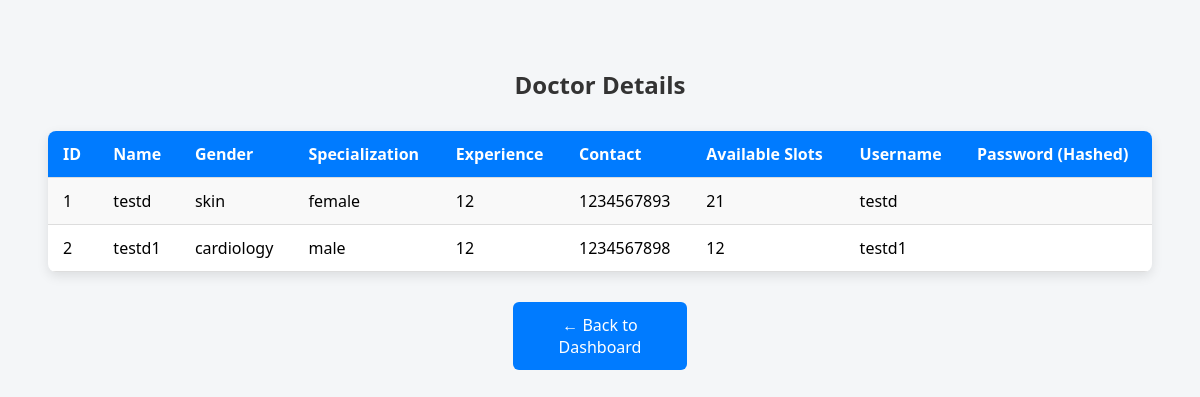
/admin/view_doctors (signed in), run on the app's committed database.
### tables this page shows
CREATE TABLE doctor_logins (
            doctor_id INTEGER PRIMARY KEY,
            username TEXT UNIQUE NOT NULL,
            password TEXT NOT NULL,
            FOREIGN KEY (doctor_id) REFERENCES doctors(id));

CREATE TABLE doctors (
            id INTEGER PRIMARY KEY AUTOINCREMENT,
            name TEXT NOT NULL,
            specialization TEXT NOT NULL,
            gender TEXT NOT NULL,
            experience INTEGER NOT NULL,
            contact TEXT,
            available_slots INTEGER NOT NULL);

### app.py (the view)
@app.route('/admin/view_doctors')
def view_doctors():
    if 'admin' in session:
        conn = get_db()
        cursor = conn.cursor()
        cursor.execute("""
            SELECT d.*, l.username FROM doctors d
            JOIN doctor_logins l ON d.id = l.doctor_id
        """)
        doctors = cursor.fetchall()
        conn.close()
        return render_template('view_doctors.html', doctors=doctors)
    flash("Unauthorized access. Please login to view.")
    return redirect('/login')

### db.py (called while the page is built)
def get_db():
    conn = sqlite3.connect(DATABASE)
    conn.row_factory = sqlite3.Row
    return conn

### templates/view_doctors.html (shortened to what this page needs)
<!DOCTYPE html>
<html lang="en">
<head>
</head>
<body>
    <h2>Doctor Details</h2>
    <table>
        <tr>
            <th>ID</th>
            <th>Name</th>
            <th>Gender</th>
            <th>Specialization</th>
            <th>Experience</th>
            <th>Contact</th>
            <th>Available Slots</th>
            <th>Username</th>
            <th>Password (Hashed)</th>
        </tr>
        {% for doc in doctors %}
        <tr>
            <td>{{ doc[0] }}</td>
            <td>{{ doc[1] }}</td>
            <td>{{ doc[2] }}</td>
            <td>{{ doc[3] }}</td>
            <td>{{ doc[4] }}</td>
            <td>{{ doc[5] }}</td>
            <td>{{ doc[6] }}</td>
            <td>{{ doc[7] }}</td>
            <td>{{ doc[8] }}</td>
        </tr>
        {% endfor %}
    </table>
    <a href="/admin/dashboard" class="back-btn">← Back to Dashboard</a>
</body>
</html>

### templates/view_doctors.html (style rules this page uses)
body { font-family: 'Segoe UI', sans-serif; background-color: #f4f6f8; padding: 40px; }
h2 { text-align: center; color: #333; margin-bottom: 30px; }
table { width: 100%; border-collapse: collapse; margin: auto; background-color: white; box-shadow: 0 4px 12px rgba(0, 0, 0, 0.1); border-radius: 8px; overflow: hidden; }
th, td { padding: 12px 15px; text-align: left; border-bottom: 1px solid #ddd; }
th { background-color: #007BFF; color: white; }
tr:nth-child(even) { background-color: #f9f9f9; }
.back-btn { display: block; width: 150px; margin: 30px auto 0; padding: 12px; text-align: center; background-color: #007BFF; color: white; border: none; border-radius: 6px; text-decoration: none; font-size: 16px; transition: background-color 0.3s ease; }

### data on the page
doctor_logins: doc "1", name "testd", specialization "skin", gender "female", experience "12", contact "1234567893", available_slots "21", username "testd"
doctor_logins: doc "2", name "testd1", specialization "cardiology", gender "male", experience "12", contact "1234567898", available_slots "12", username "testd1"
